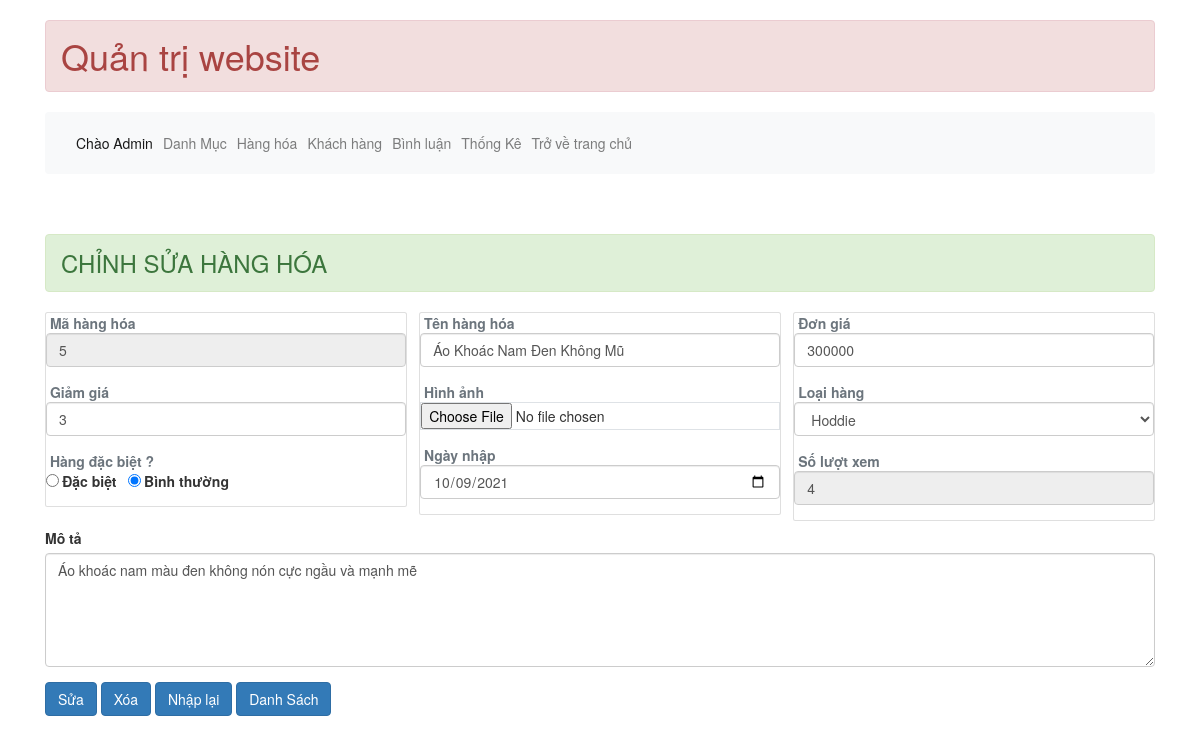
Screenshot of /admin/index.php?action=hang-hoa&page=edit&ma_hh=5 (signed in) with the database file from the repository.
### tables this page shows
CREATE TABLE `hang_hoa` (
  `ma_hh` int(11) NOT NULL AUTO_INCREMENT,
  `ten_hh` varchar(50) NOT NULL,
  `don_gia` double(10,2) NOT NULL,
  `giam_gia` double(10,2) DEFAULT 0.00,
  `hinh` varchar(50) NOT NULL,
  `ngay_nhap` date DEFAULT NULL,
  `mo_ta` text NOT NULL,
  `dac_biet` tinyint(1) NOT NULL,
  `so_luot_xem` int(11) NOT NULL DEFAULT 0,
  `ma_loai` int(10) NOT NULL,
  PRIMARY KEY (`ma_hh`),
  KEY `ma_loai` (`ma_loai`),
  CONSTRAINT `hang_hoa_ibfk_1` FOREIGN KEY (`ma_loai`) REFERENCES `loai` (`ma_loai`) ON DELETE CASCADE ON UPDATE CASCADE
);

### dao/pdo.php (called while the page is built, shortened)
<?php
function pdo_get_connection(){
    $host_name = "localhost";
    $db_name = "otshop";
    $dburl = "mysql:host=$host_name;dbname=$db_name";
    $username = 'root';
    $password = '';
    $conn = new PDO($dburl, $username, $password);
    return $conn;
}
function pdo_query($sql){
    $sql_args = array_slice(func_get_args(), 1);
    try{
        $conn = pdo_get_connection();
        $stmt = $conn->prepare($sql);
        $stmt->execute($sql_args);
        $rows = $stmt->fetchAll();
        return $rows;
    }
    catch(PDORxeption $e){
        throw $e;
        return false;
    }
    finally{
        unset($conn);
    }
}
function pdo_query_one($sql){
    $sql_args = array_slice(func_get_args(), 1);
    try{
        $conn = pdo_get_connection();
        $stmt = $conn->prepare($sql);
        $stmt->execute($sql_args);
        $rows = $stmt->fetch(PDO::FETCH_ASSOC);
        return $rows;
    }
    catch(PDORxeption $e){
        throw $e;
        return false;
    }
    finally{
        unset($conn);
    }
}
?>

### dao/hang-hoa.php (called while the page is built, shortened)
<?php
    require_once 'pdo.php';
    function get_loai(){
        $sql = "SELECT * FROM loai";
        return pdo_query($sql);
    }
    function get_ma_hang_hoa($ma_hh){
        $sql = "SELECT * FROM hang_hoa WHERE ma_hh = ?";
        return pdo_query_one($sql, $ma_hh);
    }
?>

### admin/hang-hoa/edit.php (the view, shortened to what this page needs)
<h3 class="alert alert-success">CHỈNH SỬA HÀNG HÓA</h3>
<form action="?action=hang-hoa&page=edit" method="POST" enctype="multipart/form-data">
<div class="card-columns">
    <div class="card">
        <div class="form-group">
          <b id="helpId" class="text-muted">Mã hàng hóa</b>
          <input type="text" name="ma_hh" id="" class="form-control" placeholder="" aria-describedby="helpId" value="<?php echo $data['hang_list']['ma_hh']?>" readonly>
        </div>
        <div class="form-group">
          <b id="helpId" class="text-muted">Giảm giá</b>
          <input type="text" name="giam_gia" id="" class="form-control" placeholder="" value="<?php echo $data['hang_list']['giam_gia']?>" aria-describedby="helpId">
        </div>
        <div class="form-group">
          <b id="helpId" class="text-muted">Hàng đặc biệt ?</b></br>
            <div class="form-check-inline">
                <label class="form-check-label">
                    <input type="radio" class="form-check-input" name="dac_biet" value="1" <?php if($data['hang_list']['dac_biet'] == 1){
                                                                                              echo "checked"; } ?>>Đặc biệt
                </label>
            </div>
            <div class="form-check-inline">
                <label class="form-check-label">
                    <input type="radio" class="form-check-input" name="dac_biet" value="0" <?php if($data['hang_list']['dac_biet'] == 0){
                                                                                              echo "checked"; } ?>>Bình thường
                </label>
            </div>
        </div>
    </div>
    <div class="card">
        <div class="form-group">
          <b id="helpId" class="text-muted">Tên hàng hóa</b>
          <input type="text" name="ten_hang" id="" class="form-control" placeholder="" value="<?php echo $data['hang_list']['ten_hh']?>" aria-describedby="helpId">
        </div>
        <div class="form-group">
          <b id="helpId" class="text-muted">Hình ảnh</b>
          <input type="file" class="form-control-file border" name="hinh">
        </div>
        <div class="form-group">
          <b id="helpId" class="text-muted">Ngày nhập</b>
          <input type="date" name="ngay_nhap" id="" class="form-control" placeholder="" value="<?php echo $data['hang_list']['ngay_nhap']?>" aria-describedby="helpId">
        </div>
    </div>
    <div class="card">
        <div class="form-group">
          <b id="helpId" class="text-muted">Đơn giá</b>
          <input type="text" name="don_gia1" id="" class="form-control" placeholder="" value="<?php echo $data['hang_list']['don_gia']?>" aria-describedby="helpId">
        </div>
        <div class="form-group">
          <b id="helpId" class="text-muted">Loại hàng</b>
          <select class="form-control" id="sel1" name="loai">
                <?php
                     foreach($data['loai'] as $key){
                       echo'
                        <option value="'.$key['ma_loai'].'">'.$key['ten_loai'].'</option>
                       ';
                    }
                ?>
            </select>
        </div>
        <div class="form-group">
          <b id="helpId" class="text-muted">Số lượt xem</b>
          <input type="text" name="don_gia" id="" class="form-control" placeholder="" value="<?php echo $data['hang_list']['so_luot_xem']?>" aria-describedby="helpId" readonly>
        </div>
    </div>
</div>
    <div class="form-group">
        <label for="comment"><b>Mô tả</b></label>
        <textarea class="form-control" rows="5" id="comment" name="mo_ta"><?php echo $data['hang_list']['mo_ta']?></textarea>
    </div>
    <button type="submit" class="btn btn-primary" name="btn-update">Sửa</button>
    <button type="submit" class="btn btn-primary" name="btn-delete">Xóa</button>
    <button type="reset" class="btn btn-primary">Nhập lại</button>
    <a href="index.php?action=hang-hoa&page=list" class="btn btn-primary">Danh Sách</a>
</form>

### rows the page displays
hang_hoa: ma_hh "5", giam_gia "3", dac_biet "☐ Đặc biệt", dac_biet "☑ Bình thường", ten_hang "Áo Khoác Nam Đen Không Mũ", ngay_nhap "10/09/2021", don_gia1 "300000", don_gia "4", mo_ta "Áo khoác nam màu đen không nón cực ngầu và mạnh mẽ"

### other values shown
form field loai "Hoddie"
